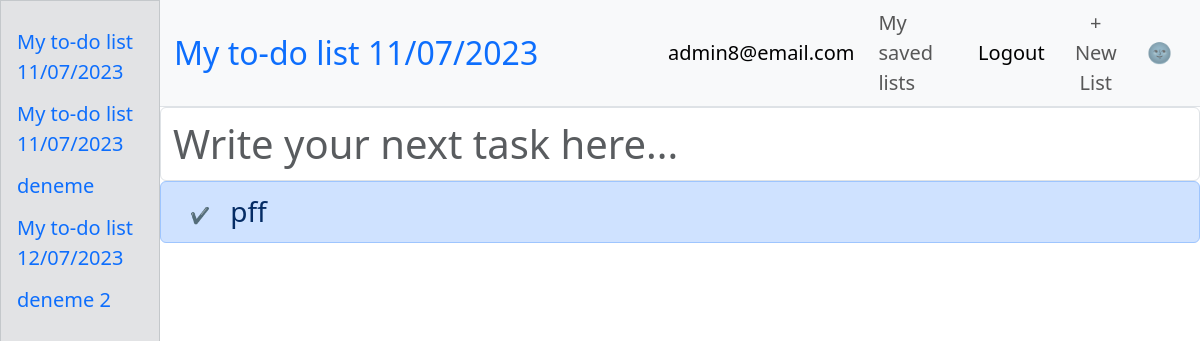
The page /1 (signed in) on the database its author committed.
### main.py (models this page shows)
class TodoList(db.Model):
    __tablename__ = "lists"
    id = db.Column(db.Integer, primary_key=True)
    list_name = db.Column(db.String(100))
    user_id = db.Column(db.Integer, db.ForeignKey("users.id"))
    user = relationship("User", back_populates="all_lists")
    tasks = relationship("Todo", back_populates="parent_list")

class User(UserMixin, db.Model):
    __tablename__ = "users"
    id = db.Column(db.Integer, primary_key=True)
    email = db.Column(db.String(100), unique=True)
    password = db.Column(db.String(100))
    name = db.Column(db.String(100))
    login_with_google = db.Column(db.Boolean)
    all_lists = relationship("TodoList", back_populates="user")
    tasks = relationship("Todo", back_populates="user")

class Todo(db.Model):
    __tablename__ = "todo_tasks"
    id = db.Column(db.Integer, primary_key=True)
    list_id = db.Column(db.Integer, db.ForeignKey("lists.id"))
    user_id = db.Column(db.Integer, db.ForeignKey("users.id"))
    parent_list = relationship("TodoList", back_populates="tasks")
    user = relationship("User", back_populates="tasks")
    task = db.Column(db.String(200))
    starred = db.Column(db.Boolean)
    complete = db.Column(db.Boolean)

### main.py (the view)
@app.route("/<int:list_id>")
def show_list(list_id):
    global is_dark, list_name
    list_to_show = db.get_or_404(TodoList, list_id)
    todos = db.session.execute(db.select(Todo).filter_by(list_id=list_id)).scalars()
    return render_template("list.html", todo_list=todos.all(),
                           is_dark=is_dark,
                           list_id=list_id,
                           list_name=list_to_show.list_name,
                           current_user=current_user,
                           path=get_path()
                           )

### main.py (called while the page is built)
@login_manager.user_loader
def load_user(user_id):
    return db.session.execute(db.select(User).filter_by(id=int(user_id))).scalar()

def get_path():
    return request.full_path

### templates/list.html (shortened to what this page needs)
<!doctype html>
{% if is_dark: %}
<html lang="en" data-bs-theme="dark">
{% else %}
<html lang="en">
{% endif %}
<head>
        <link href="https://cdn.jsdelivr.net/npm/bootstrap@5.3.0-alpha3/dist/css/bootstrap.min.css" rel="stylesheet">
    <link rel="stylesheet" href="{{url_for('static', filename='styles.css')}}" />
</head>
<body>
{% if current_user.is_authenticated: %}
    <nav class="navbar navbarr navbar-expand-lg bg-body-tertiary mb-0 border-bottom">
        {% else %}
         <nav class="navbar navbar-expand-lg bg-body-tertiary mb-0 border-bottom">
             {% endif %}
  <div class="container-fluid">
      <form method="post" action="/change_list_name">
    <input type="text" class="navbar-brand fs-2 list-name border border-0 bg-body-tertiary"
           title="Click and hit enter to change list name" placeholder="{{list_name}}"
           autocomplete="off" name="list-name-input">
          </form>
<div class="collapse navbar-collapse" id="navbarSupportedContent">
      <ul class="navbar-nav ms-auto align-items-center">
          <li class="nav-item me-2">
        {% if not current_user.is_authenticated: %}
      <a class="btn btn-lg btn-outline-info" href="/save_list/{{list_id}}">Save this list</a>
          </li>
        <li class="nav-item me-2">
          <a class="nav-link active fs-5 login-link" aria-current="page" href="/save_list/{{list_id}}">Log in</a>
              </li>
              {% else: %}
          {% if not current_user.login_with_google: %}
             <li class="nav-item me-2">
          <a class="nav-link active fs-5" aria-current="page" href="/account" title="Click for account settings">
              {{current_user.email}}
              </a>
        </li>
          {% endif %}
          <li class="nav-item me-2">
          <a class="nav-link fs-5" aria-current="page" href="/">My saved lists</a>
        </li>
        <li class="nav-item me-2">
              <a class="nav-link active fs-5 login-link" aria-current="page" href="/logout">Logout</a>
                {% endif %}
        </li>
        <li class="nav-item me-2">
        {% if current_user.is_authenticated: %}
             <a class="text-decoration-none" href="/new"><button type="button" class="nav-link fs-5 add-new-list btn" data-bs-toggle="modal" data-bs-target="#exampleModal">
  + New List
</button>
                 </a>
            {% endif %}
        </li>
          <li class="nav-item me-2">
           {% if is_dark: %}
          <a class="nav-link fs-5 add-new-list" href="/dark/{{path}}" title="Turn light mode">🌝</a>
            {% else %}
            <a class="nav-link fs-5 add-new-list" href="/dark/{{path}}" title="Turn dark mode">🌚</a>
            {% endif %}
        </li>
      </ul>
    </div>
  </div>
</nav>
{% if current_user.is_authenticated: %}
    <div class="sidenav text-secondary-emphasis bg-secondary-subtle border border-secondary-subtle">
{% for list in current_user.all_lists %}
  <a class="" href="{{url_for('show_list', list_id=list.id)}}">{{list.list_name}}</a>
{% endfor %}
</div>
    {% endif %}
        {% if current_user.is_authenticated: %}
    <div class="main">
        {% else %}
        <div>
            {% endif %}
<form method="POST" action="/add">
  <div class="mb-0">
    <input name="task" placeholder="Write your next task here..."  class="form-control fs-1 new-task" autofocus>
  </div>
</form>
    <ul class="list-group fs-3">
    {% for todo in todo_list %}
    {% if not todo.complete and not todo.starred: %}
    <li class="list-group-item list-group-item-primary">
      <a class="btn" href="/update/{{todo.id}}">✔</a>
    <p class="fs-3">{{todo.task}}</p>
  </li>
        {% endif %}
{% endfor %}
 </ul>
</body>
</html>

### static/styles.css (style rules this page uses)
html, body { height: 100%; }
p { display: inline; }
.list-name { color: #0d6efd; }
.list-name::placeholder { color: #0d6efd; opacity: 1; }
.sidenav { height: 100%; width: 160px; position: fixed; z-index: 1; top: 0; left: 0; overflow-x: hidden; padding-top: 20px; }
.sidenav a { padding: 6px 8px 6px 16px; text-decoration: none; font-size: 20px; display: block; }
.main, .navbarr { margin-left: 160px; padding: 0px; }

### rows shown on the page
TodoList: list-name-input "My to-do list 11/07/2023", list_name "My to-do list 11/07/2023"
User: email "admin8@email.com"
TodoList: list_name "My to-do list 11/07/2023"
TodoList: list_name "deneme"
TodoList: list_name "My to-do list 12/07/2023"
TodoList: list_name "deneme 2"
Todo: task "pff"
